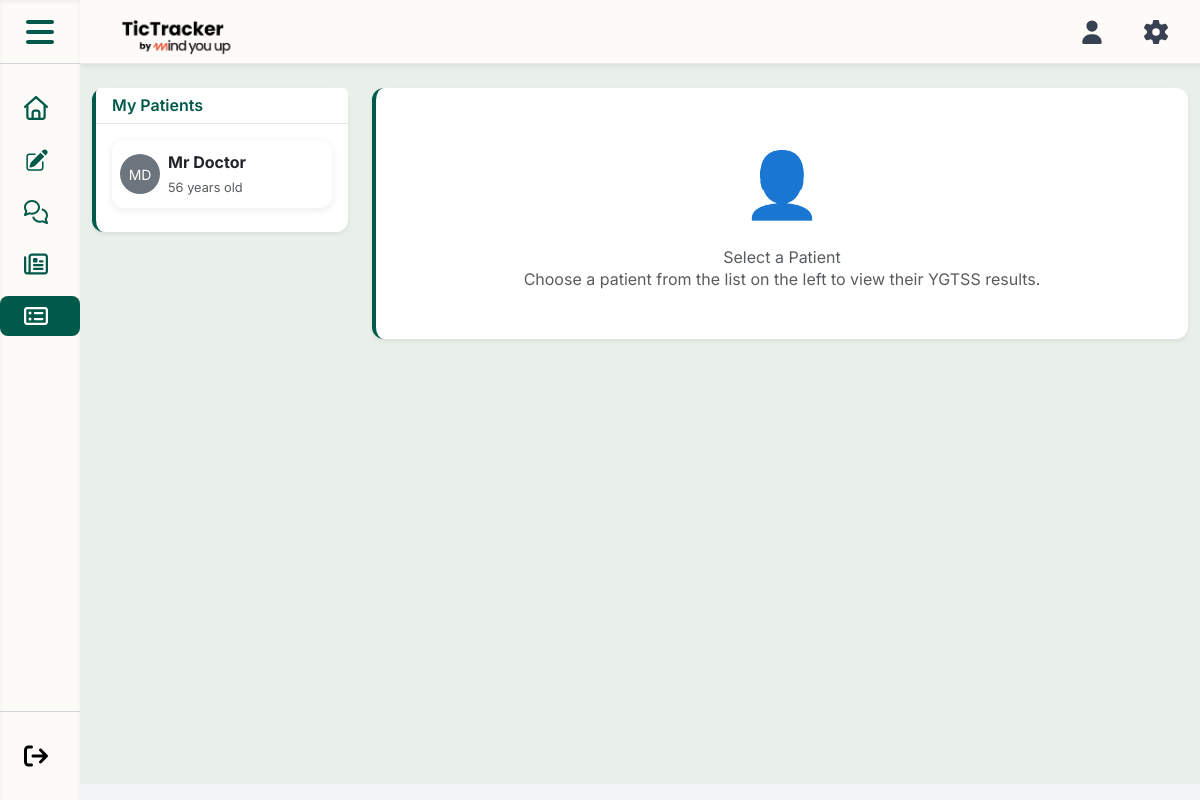
Screenshot of /pages/professional/YGTSS_form_professional.php (signed in) with the database file from the repository.
### tables this page shows
CREATE TABLE IF NOT EXISTS `user_profile` (
  `User_ID` int(11) NOT NULL AUTO_INCREMENT,
  `User_Image` varchar(250) NOT NULL COMMENT 'meter link na imagem',
  `First_Name` varchar(50) NOT NULL,
  `Last_Name` varchar(50) NOT NULL,
  `Email` varchar(50) NOT NULL,
  `Password` varchar(250) NOT NULL,
  `Birthday` DATE NOT NULL,
  `Role` enum('Professional','Patient') NOT NULL,
  PRIMARY KEY (`User_ID`),
  UNIQUE KEY `Email` (`Email`)
);

### pages/professional/YGTSS_form_professional.php (the view, shortened to what this page needs)
<?php
require_once __DIR__ . '/../../config.php';
$professional_id = $_SESSION["user_id"];
$selected_patient_id = isset($_GET['patient_id']) ? (int)$_GET['patient_id'] : null;
$patients = [];
$patientStmt = mysqli_prepare($conn, "
    SELECT DISTINCT u.User_ID, u.First_Name, u.Last_Name, u.Email, u.User_Image, u.Birthday
    FROM user_profile u
    INNER JOIN patient_professional_link ppl ON u.User_ID = ppl.Patient_ID
    WHERE ppl.Professional_ID = ? AND ppl.Connection_Status = 'Accepted'
    ORDER BY u.Last_Name, u.First_Name
");
if ($patientStmt) {
    mysqli_stmt_bind_param($patientStmt, 'i', $professional_id);
    mysqli_stmt_execute($patientStmt);
    $patientRes = mysqli_stmt_get_result($patientStmt);
    while ($row = mysqli_fetch_assoc($patientRes)) {
        $patients[] = $row;
    }
}
?>
<!DOCTYPE html>
<html lang="en">
<head>
    <link href="https://cdn.jsdelivr.net/npm/bootstrap@5.3.2/dist/css/bootstrap.min.css" rel="stylesheet">
    <link rel="stylesheet" href="../../CSS/YGTSS_form.css?v=3">
    <link rel="stylesheet" href="../../CSS/YGTSS_form_professional.css?v=4">
</head>
<body>
<?php include_once __DIR__ . '/../../includes/navbar.php'; ?>
<?php include_once __DIR__ . '/../../components/header_component.php'; ?>
<div class="main-content">
<div class="container-fluid mt-4 mb-5">
    <div class="row">
        <div class="col-md-3">
            <div class="card shadow-sm">
                <div class="card-header bg-white">
                    <h5 class="mb-0">My Patients</h5>
                </div>
                <div class="card-body p-3">
                    <?php if (empty($patients)): ?>
                        <p class="text-muted text-center py-3">No linked patients.</p>
                    <?php else: ?>
                        <?php foreach ($patients as $patient):
                            $age = '';
                            if (!empty($patient['Birthday'])) {
                                $birthDate = new DateTime($patient['Birthday']);
                                $today = new DateTime();
                                $age = $birthDate->diff($today)->y . ' years old';
                            }
                        ?>
                            <a href="?patient_id=<?= $patient['User_ID'] ?>" class="text-decoration-none">
                                <div class="patient-card card mb-2 <?= $selected_patient_id == $patient['User_ID'] ? 'selected' : '' ?>">
                                    <div class="card-body p-2 d-flex align-items-center">
                                        <div class="rounded-circle bg-secondary text-white d-flex align-items-center justify-content-center me-2" style="width: 40px; height: 40px; font-size: 14px;">
                                            <?= strtoupper(substr($patient['First_Name'], 0, 1) . substr($patient['Last_Name'], 0, 1)) ?>
                                        </div>
                                        <div>
                                            <strong><?= htmlspecialchars($patient['First_Name'] . ' ' . $patient['Last_Name']) ?></strong>
                                            <br>
                                            <small class="text-muted"><?= $age ?: 'Age not available' ?></small>
                                        </div>
                                    </div>
                                </div>
                            </a>
                        <?php endforeach; ?>
                    <?php endif; ?>
                </div>
            </div>
        </div>
        <div class="col-md-9">
            <?php if (!$selected_patient_id): ?>
                <div class="card shadow-sm">
                    <div class="card-body text-center py-5">
                        <div style="font-size: 4em; color: #ccc;">👤</div>
                        <h5 class="text-muted mt-3">Select a Patient</h5>
                        <p class="text-muted">Choose a patient from the list on the left to view their YGTSS results.</p>
                    </div>
                </div>
            <?php endif; ?>
        </div>
    </div>
</div>
</div>
</body>
</html>

### CSS/YGTSS_form.css (style rules this page uses)
:root { --bg-main: #E9F0E9; --accent-orange: #F26647; --accent-green: #005949; --text-dark: #0b2a24; --muted: rgba(11,42,36,0.65); --radius: 12px; }
body { background: var(--bg-main); color: var(--text-dark); font-family: Arial, sans-serif; margin: 0; padding: 0; }
.main-content { background: var(--bg-main); min-height: calc(100vh - 80px); padding: 24px 16px; }

### CSS/YGTSS_form_professional.css (style rules this page uses)
:root { --bg-main: #E9F0E9; --accent-green: #005949; --text-dark: #0b2a24; --radius: 12px; }
body { background: var(--bg-main); font-family: Arial, sans-serif; margin: 0; padding: 0; }
.main-content { background: var(--bg-main); min-height: calc(100vh - 80px); padding: 0; }
.patient-card { cursor: pointer; transition: all 0.2s ease; border: 2px solid transparent !important; border-left: none !important; border-radius: var(--radius); box-shadow: none; }
.card { border-radius: var(--radius); border: none; box-shadow: 0 2px 8px rgba(0,0,0,0.08); border-left: 4px solid var(--accent-green); }
.card-header { background-color: #fff; border-bottom: 1px solid #e5e7eb; font-weight: 600; color: var(--accent-green); }

### css/stylemain.css (style rules this page uses)
body { font-family: 'Inter', sans-serif; }

### includes/navbar.php (style rules this page uses)
body { top: 0 !important; }

### rows the page displays
user_profile: First_Name+Last_Name "MD", First_Name+Last_Name "Mr Doctor", Birthday "56 years old"
